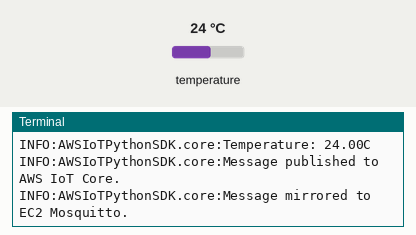
This program was run on a simulated Raspberry Pi (BCM pin numbers). Shown: the last lines printed to the terminal. The inputs (shaded band) are chosen by the test bench; at power-on: temperature 24 °C. No MQTT or app messages arrive unless stated; the clock reads 2024-03-15 10:24:30 at power-on unless the program sets it.

Above: at 1.5 s.
1.6 s: temperature set to 12 °C
At 6.4 s:
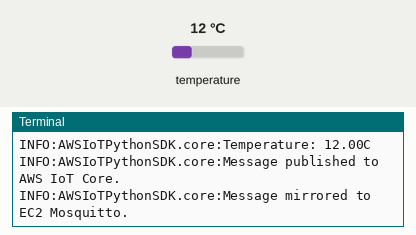
7.6 s: temperature set to 19 °C
At 11.5 s:
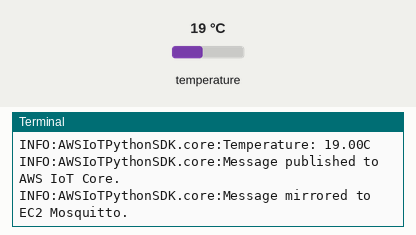
Timing chart, 0 to 13.0 s (numbered marks = the images above; inputs shaded):
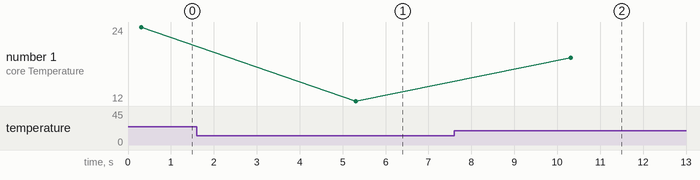

The program:

sensor_test.py
```python
#!/usr/bin/env python3

import time
import board
import busio
import logging
from adafruit_mcp9808 import MCP9808  # Import the MCP9808 library for the temperature sensor
from AWSIoTPythonSDK.MQTTLib import AWSIoTMQTTClient
import paho.mqtt.client as mqtt # For EC2 Mosquitto
import json
from threading import Thread

# Configure logging

logging.basicConfig(level=logging.DEBUG)  # Set the log level to DEBUG for detailed output
logger = logging.getLogger("AWSIoTPythonSDK.core")
logger.setLevel(logging.DEBUG)  # Enable debugging for the AWS IoT SDK

# Initialize I2C bus and temperature sensor(MCP9808)

i2c_bus = busio.I2C(board.SCL, board.SDA)  # Use the default I2C bus

sensor = MCP9808(i2c_bus)  # Initialize the MCP9808 sensor for temperature

# AWS IoT Core settings (replace with actual values)

host = "a2afgo4w762a5h-ats.iot.us-east-1.amazonaws.com"  # Replace with your actual endpoint
rootCAPath = "/home/group6/AmazonRootCA1.pem"  # Replace with the Path to your AWS root CA certificate

# NOTE:(You can download AWS root CA from here: https://www.amazontrust.com/repository/AmazonRootCA1.pem

certificatePath = "/home/group6/Downloads/RaspberryPi.cert.pem" # Replace with the Path to your device certificate
privateKeyPath = "/home/group6/Downloads/RaspberryPi.private.key"  # Replace with the path to your device private key
topic = "raspberrypi/temperature"  # Topic to send temp sensor data

# EC2 Mosquitto settings

EC2_HOST = "52.1.28.93"  # Replace with your EC2 Elastic IP, e.g., "54.123.456.78"
EC2_PORT = 1883
EC2_TOPIC = "temp/data" # Adjusted topic for temperature data

# MQTT client configuration

client = AWSIoTMQTTClient("testClient")
client.configureEndpoint(host, 8883)  # Connect to the AWS IoT endpoint over port 8883
client.configureCredentials(rootCAPath, privateKeyPath, certificatePath)

# AWS IoT connection configuration

client.configureAutoReconnectBackoffTime(1, 32, 20)
client.configureConnectDisconnectTimeout(10)  # 10 seconds timeout
client.configureMQTTOperationTimeout(5)  # 5 seconds timeout

# EC2 Mosquitto MQTT Client

def on_connect_ec2(client, userdata, flags, rc):
    logger.info(f"Connected to EC2 Mosquitto with result code: {rc}")

ec2_client = mqtt.Client()
ec2_client.on_connect = on_connect_ec2
ec2_client.loop_start()

# Function to connect to AWS IoT Core

def connect_to_aws():
    try:
        client.connect()
        logger.info("Successfully connected to AWS IoT Core.")
    except Exception as e:
        logger.error(f"Error connecting to AWS IoT: {e}")

# Connect to EC2 Mosquitto
def connect_to_ec2():
    try:
        ec2_client.connect("52.1.28.93", 1883)
        logger.info("Successfully connected to EC2 Mosquitto.")
    except Exception as e:
        logger.error(f"Error connecting to EC2 Mosquitto: {e}")

# Connect to AWS IoT Core

connect_to_aws()
connect_to_ec2()
# Infinite loop to continuously read sensor data and publish to AWS IoT

while True:

    try:

# Read temperature from the MCP9808 sensor

        temperature = sensor.temperature  # Read temperature in Celsius

# Log the temperature reading

        logger.info(f"Temperature: {temperature:.2f}C")

# Prepare the payload to publish to AWS IoT Core

        payload = json.dumps({
            "temperature": str(temperature)
        })

# Publish the temperature data to an MQTT topic

        client.publish("raspberrypi/temperature", payload, 1)
        logger.info("Message published to AWS IoT Core.")

# Publish to EC2 Mosquitto
        ec2_client.publish("temp/data", payload)
        logger.info("Message mirrored to EC2 Mosquitto.")

# Wait for 5 seconds before sending the next reading

        time.sleep(5)

    except Exception as e:

        logger.error(f"Error reading sensor or publishing data: {e}")
        time.sleep(5)  # Wait for a bit before retrying

# Simulate DDoS attack (to EC2 only)
def send_ddos():
    while True:
        try:
            for _ in range(50):  # Flood to trigger Suricata "High MQTT Traffic Rate"
                ec2_client.publish(EC2_TOPIC, "DDoS Attack!")
            logger.info("DDoS simulation sent to EC2.")
            time.sleep(0.1)  # Short burst
        except Exception as e:
            logger.error(f"Error in DDoS simulation: {e}")
            time.sleep(5)

# Simulate malformed payload (to EC2 only)
def send_malformed():
    while True:
        try:
            ec2_client.publish(EC2_TOPIC, "{malformed: data")  # Invalid JSON to trigger Suricata
            logger.info("Malformed payload sent to EC2.")
            time.sleep(2)
        except Exception as e:
            logger.error(f"Error in malformed payload simulation: {e}")
            time.sleep(5)

# Start connections and threads
if __name__ == "__main__":
    connect_to_aws()
    connect_to_ec2()

    # Run parallel threads
    Thread(target=send_normal_data).start()
    Thread(target=send_ddos).start()
    Thread(target=send_malformed).start()

    # Keep the main thread alive
    while True:
        time.sleep(1)

# Error Debugging for AWS

if not client._mqtt_core._internal_async_client.is_connected():
	logger.error("MQTT client is not connected")

def on_publish(mid):
	print("Publish successful:", mid)

client.on_publish = on_publish

logger.exception("Error reading sensor or publishing data")
```

Measured:
- after the input at 1.6 s, the terminal: prints a new line after 3.7 s (image 1)
- after the input at 7.6 s, the terminal: prints a new line after 2.7 s (image 2)
- plotted number 1: 24 → 12 after the input at 1.6 s, 12 → 19 after the input at 7.6 s
